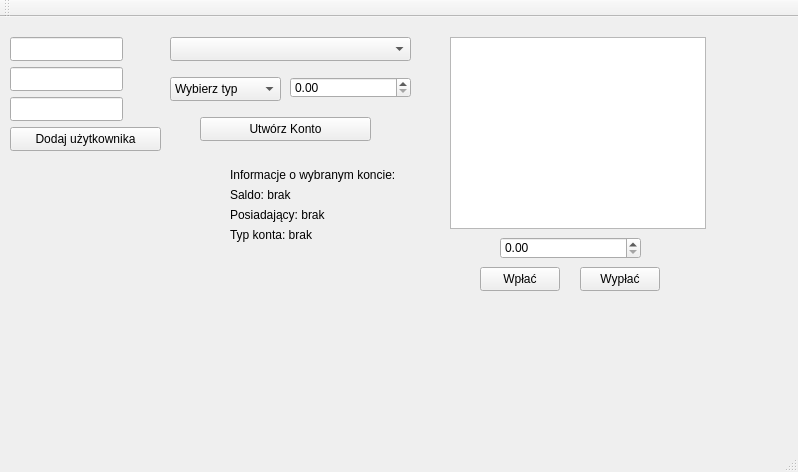
<?xml version="1.0" encoding="UTF-8"?>
<ui version="4.0">
 <class>MiniBankGUIClass</class>
 <widget class="QMainWindow" name="MiniBankGUIClass">
  <property name="geometry">
   <rect>
    <x>0</x>
    <y>0</y>
    <width>798</width>
    <height>472</height>
   </rect>
  </property>
  <property name="windowTitle">
   <string>MiniBankGUI</string>
  </property>
  <widget class="QWidget" name="centralWidget">
   <widget class="QLineEdit" name="FirstNameInput">
    <property name="geometry">
     <rect>
      <x>10</x>
      <y>20</y>
      <width>113</width>
      <height>24</height>
     </rect>
    </property>
    <property name="text">
     <string/>
    </property>
   </widget>
   <widget class="QLineEdit" name="LastNameInput">
    <property name="geometry">
     <rect>
      <x>10</x>
      <y>50</y>
      <width>113</width>
      <height>24</height>
     </rect>
    </property>
    <property name="text">
     <string/>
    </property>
   </widget>
   <widget class="QLineEdit" name="PeselInput">
    <property name="geometry">
     <rect>
      <x>10</x>
      <y>80</y>
      <width>113</width>
      <height>24</height>
     </rect>
    </property>
    <property name="text">
     <string/>
    </property>
   </widget>
   <widget class="QPushButton" name="RegisterClientBtn">
    <property name="geometry">
     <rect>
      <x>10</x>
      <y>110</y>
      <width>151</width>
      <height>24</height>
     </rect>
    </property>
    <property name="text">
     <string>Dodaj użytkownika</string>
    </property>
   </widget>
   <widget class="QComboBox" name="ClientSelector">
    <property name="geometry">
     <rect>
      <x>170</x>
      <y>20</y>
      <width>241</width>
      <height>24</height>
     </rect>
    </property>
   </widget>
   <widget class="QComboBox" name="AccountTypeSelector">
    <property name="geometry">
     <rect>
      <x>170</x>
      <y>60</y>
      <width>111</width>
      <height>24</height>
     </rect>
    </property>
    <item>
     <property name="text">
      <string>Wybierz typ</string>
     </property>
    </item>
    <item>
     <property name="text">
      <string>Glowne</string>
     </property>
    </item>
    <item>
     <property name="text">
      <string>Oszczednosciowe</string>
     </property>
    </item>
   </widget>
   <widget class="QDoubleSpinBox" name="InitialBalanceInput">
    <property name="geometry">
     <rect>
      <x>290</x>
      <y>60</y>
      <width>121</width>
      <height>21</height>
     </rect>
    </property>
   </widget>
   <widget class="QPushButton" name="OpenAccountBtn">
    <property name="geometry">
     <rect>
      <x>200</x>
      <y>100</y>
      <width>171</width>
      <height>24</height>
     </rect>
    </property>
    <property name="text">
     <string>Utwórz Konto</string>
    </property>
   </widget>
   <widget class="QListWidget" name="AccountsList">
    <property name="geometry">
     <rect>
      <x>450</x>
      <y>20</y>
      <width>256</width>
      <height>192</height>
     </rect>
    </property>
   </widget>
   <widget class="QDoubleSpinBox" name="AmountInput">
    <property name="geometry">
     <rect>
      <x>500</x>
      <y>220</y>
      <width>141</width>
      <height>22</height>
     </rect>
    </property>
   </widget>
   <widget class="QPushButton" name="DepositBtn">
    <property name="geometry">
     <rect>
      <x>480</x>
      <y>250</y>
      <width>80</width>
      <height>24</height>
     </rect>
    </property>
    <property name="text">
     <string>Wpłać</string>
    </property>
   </widget>
   <widget class="QPushButton" name="WithdrawBtn">
    <property name="geometry">
     <rect>
      <x>580</x>
      <y>250</y>
      <width>80</width>
      <height>24</height>
     </rect>
    </property>
    <property name="text">
     <string>Wypłać</string>
    </property>
   </widget>
   <widget class="QLabel" name="label">
    <property name="geometry">
     <rect>
      <x>230</x>
      <y>150</y>
      <width>181</width>
      <height>16</height>
     </rect>
    </property>
    <property name="text">
     <string>Informacje o wybranym koncie:</string>
    </property>
   </widget>
   <widget class="QLabel" name="BalanceLabel">
    <property name="geometry">
     <rect>
      <x>230</x>
      <y>170</y>
      <width>191</width>
      <height>16</height>
     </rect>
    </property>
    <property name="text">
     <string>Saldo: brak</string>
    </property>
   </widget>
   <widget class="QLabel" name="OwnerLabel">
    <property name="geometry">
     <rect>
      <x>230</x>
      <y>190</y>
      <width>191</width>
      <height>16</height>
     </rect>
    </property>
    <property name="text">
     <string>Posiadający: brak</string>
    </property>
   </widget>
   <widget class="QLabel" name="LabelAccountType">
    <property name="geometry">
     <rect>
      <x>230</x>
      <y>210</y>
      <width>171</width>
      <height>16</height>
     </rect>
    </property>
    <property name="text">
     <string>Typ konta: brak</string>
    </property>
   </widget>
  </widget>
  <widget class="QMenuBar" name="menuBar">
   <property name="geometry">
    <rect>
     <x>0</x>
     <y>0</y>
     <width>798</width>
     <height>21</height>
    </rect>
   </property>
  </widget>
  <widget class="QToolBar" name="mainToolBar">
   <attribute name="toolBarArea">
    <enum>TopToolBarArea</enum>
   </attribute>
   <attribute name="toolBarBreak">
    <bool>false</bool>
   </attribute>
  </widget>
  <widget class="QStatusBar" name="statusBar"/>
 </widget>
 <layoutdefault spacing="6" margin="11"/>
 <resources>
  <include location="MiniBankGUI.qrc"/>
 </resources>
 <connections/>
</ui>
